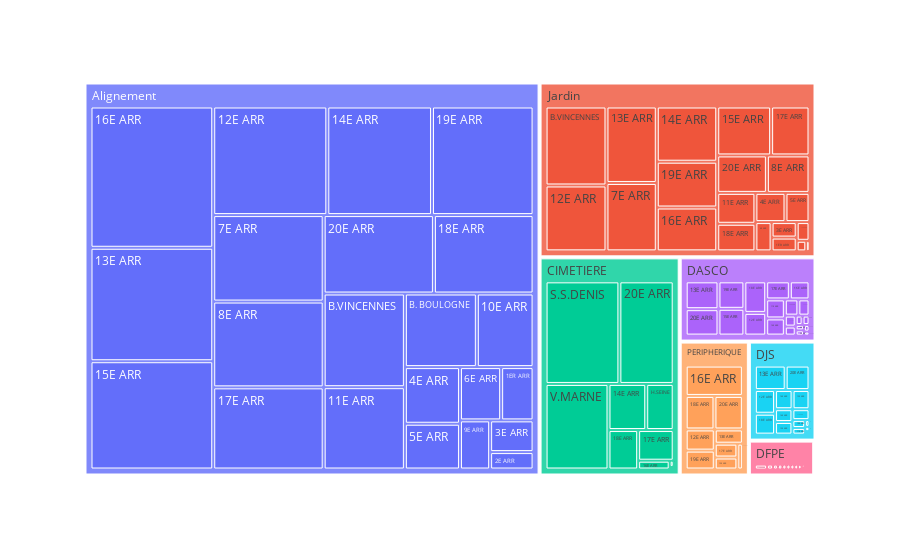

Notebook code cell kept with this figure:
### Code cell
selected_col_4 = new_df[["n_tree","domanialite","arrondissement"]]
new_df_6 = selected_col_4.copy()
ndf_6 = new_df_6.groupby(["domanialite","arrondissement"]).sum().reset_index()

import plotly.express as px
figure = px.treemap(ndf_6,path = ["domanialite","arrondissement"], values="n_tree")
figure.show()

### Figure 1 — Plotly figure (JSON) as saved in the notebook; plotly's stock layout.template omitted (floating-point values rounded to 4 significant figures; data arrays with more than 128 entries replaced by an {"elided": "..."} marker saying what was removed)
{"data": [{"branchvalues": "total", "domain": {"x": [0, 1], "y": [0, 1]}, "hovertemplate": "labels=%{label}<br>n_tree=%{value}<br>parent=%{parent}<br>id=%{id}<extra></extra>", "ids": {"elided": "133 str values"}, "labels": {"elided": "133 str values"}, "name": "", "parents": {"elided": "133 str values"}, "type": "treemap", "values": {"elided": "133 int values"}}], "layout": {"legend": {"tracegroupgap": 0}, "margin": {"t": 60}}}
